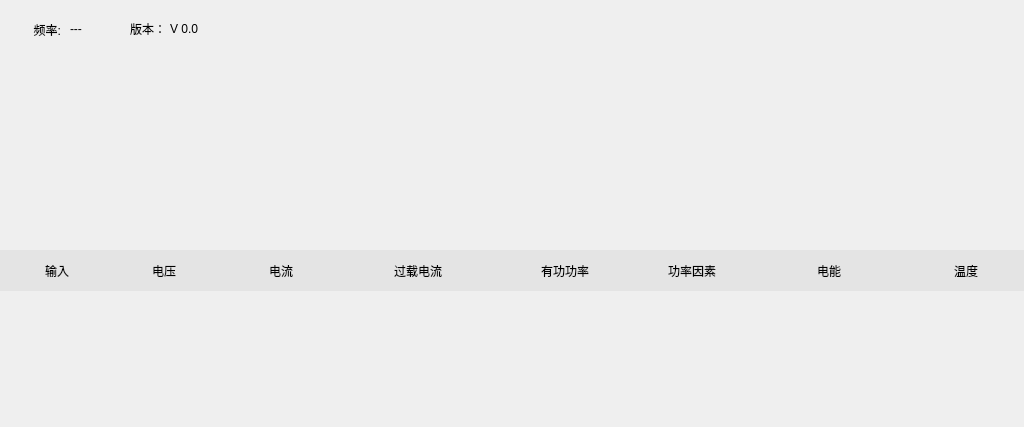
<?xml version="1.0" encoding="UTF-8"?>
<ui version="4.0">
 <class>LineWid</class>
 <widget class="QWidget" name="LineWid">
  <property name="geometry">
   <rect>
    <x>0</x>
    <y>0</y>
    <width>1024</width>
    <height>427</height>
   </rect>
  </property>
  <property name="windowTitle">
   <string>Form</string>
  </property>
  <widget class="QLabel" name="label">
   <property name="geometry">
    <rect>
     <x>0</x>
     <y>20</y>
     <width>61</width>
     <height>20</height>
    </rect>
   </property>
   <property name="text">
    <string>频率:</string>
   </property>
   <property name="alignment">
    <set>Qt::AlignRight|Qt::AlignTrailing|Qt::AlignVCenter</set>
   </property>
  </widget>
  <widget class="QLabel" name="rateLab">
   <property name="geometry">
    <rect>
     <x>70</x>
     <y>20</y>
     <width>61</width>
     <height>18</height>
    </rect>
   </property>
   <property name="text">
    <string>---</string>
   </property>
  </widget>
  <widget class="QWidget" name="totalWid" native="true">
   <property name="geometry">
    <rect>
     <x>10</x>
     <y>60</y>
     <width>1011</width>
     <height>181</height>
    </rect>
   </property>
  </widget>
  <widget class="QWidget" name="line1Wid" native="true">
   <property name="geometry">
    <rect>
     <x>0</x>
     <y>290</y>
     <width>1024</width>
     <height>35</height>
    </rect>
   </property>
   <property name="styleSheet">
    <string notr="true">QWidget{
border-bottom:2px solid rgb(228,228,228);
};</string>
   </property>
  </widget>
  <widget class="QWidget" name="line2Wid" native="true">
   <property name="geometry">
    <rect>
     <x>0</x>
     <y>330</y>
     <width>1024</width>
     <height>35</height>
    </rect>
   </property>
   <property name="styleSheet">
    <string notr="true">QWidget{
border-bottom:2px solid rgb(228,228,228);
};</string>
   </property>
  </widget>
  <widget class="QWidget" name="line3Wid" native="true">
   <property name="geometry">
    <rect>
     <x>0</x>
     <y>370</y>
     <width>1024</width>
     <height>35</height>
    </rect>
   </property>
   <property name="styleSheet">
    <string notr="true">QWidget{
border-bottom:2px solid rgb(228,228,228);
};</string>
   </property>
  </widget>
  <widget class="QWidget" name="line1Wid_2" native="true">
   <property name="geometry">
    <rect>
     <x>0</x>
     <y>250</y>
     <width>1024</width>
     <height>41</height>
    </rect>
   </property>
   <property name="styleSheet">
    <string notr="true">background-color: rgb(228,228,228);</string>
   </property>
   <layout class="QHBoxLayout" name="horizontalLayout">
    <property name="spacing">
     <number>0</number>
    </property>
    <property name="leftMargin">
     <number>0</number>
    </property>
    <property name="topMargin">
     <number>0</number>
    </property>
    <property name="rightMargin">
     <number>0</number>
    </property>
    <property name="bottomMargin">
     <number>0</number>
    </property>
    <item>
     <widget class="QLabel" name="label_5">
      <property name="minimumSize">
       <size>
        <width>100</width>
        <height>0</height>
       </size>
      </property>
      <property name="maximumSize">
       <size>
        <width>100</width>
        <height>16777215</height>
       </size>
      </property>
      <property name="styleSheet">
       <string notr="true"/>
      </property>
      <property name="text">
       <string>输入</string>
      </property>
      <property name="alignment">
       <set>Qt::AlignCenter</set>
      </property>
     </widget>
    </item>
    <item>
     <widget class="QLabel" name="label_13">
      <property name="minimumSize">
       <size>
        <width>100</width>
        <height>0</height>
       </size>
      </property>
      <property name="maximumSize">
       <size>
        <width>100</width>
        <height>16777215</height>
       </size>
      </property>
      <property name="text">
       <string>电压</string>
      </property>
      <property name="alignment">
       <set>Qt::AlignCenter</set>
      </property>
     </widget>
    </item>
    <item>
     <widget class="QLabel" name="label_9">
      <property name="minimumSize">
       <size>
        <width>100</width>
        <height>0</height>
       </size>
      </property>
      <property name="maximumSize">
       <size>
        <width>120</width>
        <height>16777215</height>
       </size>
      </property>
      <property name="text">
       <string>电流</string>
      </property>
      <property name="alignment">
       <set>Qt::AlignCenter</set>
      </property>
     </widget>
    </item>
    <item>
     <widget class="QLabel" name="label_3">
      <property name="minimumSize">
       <size>
        <width>100</width>
        <height>0</height>
       </size>
      </property>
      <property name="maximumSize">
       <size>
        <width>140</width>
        <height>16777215</height>
       </size>
      </property>
      <property name="text">
       <string>过载电流</string>
      </property>
      <property name="alignment">
       <set>Qt::AlignCenter</set>
      </property>
     </widget>
    </item>
    <item>
     <widget class="QLabel" name="label_8">
      <property name="minimumSize">
       <size>
        <width>100</width>
        <height>0</height>
       </size>
      </property>
      <property name="maximumSize">
       <size>
        <width>140</width>
        <height>16777215</height>
       </size>
      </property>
      <property name="text">
       <string>有功功率</string>
      </property>
      <property name="alignment">
       <set>Qt::AlignCenter</set>
      </property>
     </widget>
    </item>
    <item>
     <widget class="QLabel" name="label_6">
      <property name="minimumSize">
       <size>
        <width>100</width>
        <height>0</height>
       </size>
      </property>
      <property name="maximumSize">
       <size>
        <width>100</width>
        <height>16777215</height>
       </size>
      </property>
      <property name="text">
       <string>功率因素</string>
      </property>
      <property name="alignment">
       <set>Qt::AlignCenter</set>
      </property>
     </widget>
    </item>
    <item>
     <widget class="QLabel" name="label_7">
      <property name="minimumSize">
       <size>
        <width>100</width>
        <height>0</height>
       </size>
      </property>
      <property name="maximumSize">
       <size>
        <width>160</width>
        <height>16777215</height>
       </size>
      </property>
      <property name="text">
       <string>电能</string>
      </property>
      <property name="alignment">
       <set>Qt::AlignCenter</set>
      </property>
     </widget>
    </item>
    <item>
     <widget class="QLabel" name="label_4">
      <property name="minimumSize">
       <size>
        <width>100</width>
        <height>0</height>
       </size>
      </property>
      <property name="maximumSize">
       <size>
        <width>100</width>
        <height>16777215</height>
       </size>
      </property>
      <property name="text">
       <string>温度</string>
      </property>
      <property name="alignment">
       <set>Qt::AlignCenter</set>
      </property>
     </widget>
    </item>
   </layout>
  </widget>
  <widget class="QLabel" name="label_2">
   <property name="geometry">
    <rect>
     <x>130</x>
     <y>20</y>
     <width>41</width>
     <height>17</height>
    </rect>
   </property>
   <property name="text">
    <string>版本：</string>
   </property>
  </widget>
  <widget class="QLabel" name="version">
   <property name="geometry">
    <rect>
     <x>170</x>
     <y>20</y>
     <width>67</width>
     <height>17</height>
    </rect>
   </property>
   <property name="text">
    <string>V 0.0</string>
   </property>
  </widget>
 </widget>
 <resources/>
 <connections/>
</ui>
